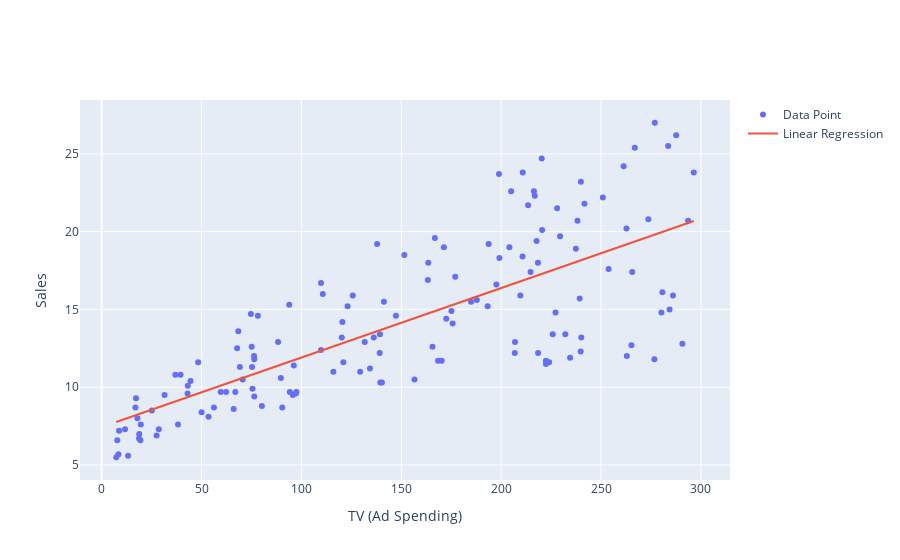

Notebook code for this chart:
### Markdown cell above
<h3>Scatter Plot with Regression Line</h3>

### Code cell
fig = go.Figure()
fig.add_trace(go.Scatter(x = X_train, y = y_train, mode = 'markers', name = 'Data Point'))
fig.add_trace(go.Scatter(x = X_train, y = intercept + slope * X_train, mode = 'lines', name = 'Linear Regression'))
fig.update_layout(
    xaxis_title="TV (Ad Spending)",
    yaxis_title="Sales"
)

### Figure 1 — Plotly figure (JSON) as saved in the notebook; plotly's stock layout.template omitted (floating-point values rounded to 4 significant figures; data arrays with more than 128 entries replaced by an {"elided": "..."} marker saying what was removed)
{"data": [{"mode": "markers", "name": "Data Point", "type": "scatter", "x": {"elided": "145 float values"}, "y": {"elided": "145 float values"}}, {"mode": "lines", "name": "Linear Regression", "type": "scatter", "x": {"elided": "145 float values"}, "y": {"elided": "145 float values"}}], "layout": {"autosize": true, "xaxis": {"autorange": true, "range": [-12.83, 316.5], "title": {"text": "TV (Ad Spending)"}, "type": "linear"}, "yaxis": {"autorange": true, "range": [3.726, 28.77], "title": {"text": "Sales"}, "type": "linear"}}}
